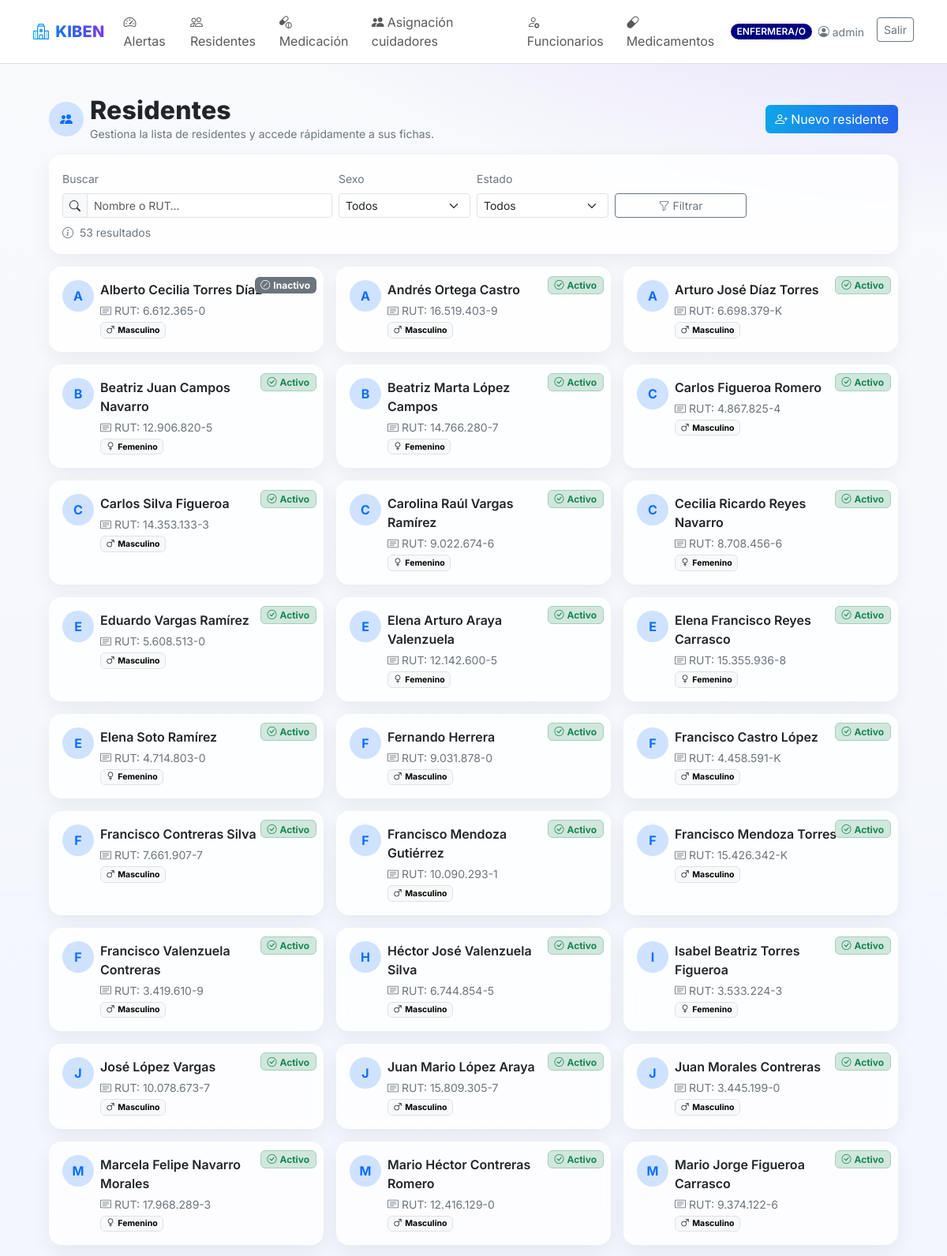
Screenshot of /residentes/ (signed in, upper part) with the database file from the repository.
### landing/models.py (models this page shows, shortened)
class Residente(models.Model):
    class Sexo(models.TextChoices):
        M = "M", "Masculino"
        F = "F", "Femenino"
        O = "O", "Otro/ND"
    nombre_completo = models.CharField(max_length=160)
    rut = models.CharField(max_length=20, unique=True)
    fecha_nacimiento = models.DateField(null=True, blank=True)
    sexo = models.CharField(max_length=1, choices=Sexo.choices, default=Sexo.O)
    alergias = models.TextField(blank=True)
    activo = models.BooleanField(default=True)

### landing/views.py (the view)
# urls.py: path('residentes/', views.residente_list, name='residente_list'),
@login_required
@doctor_tens_or_admin_required
def residente_list(request):
    q = (request.GET.get("q") or "").strip()
    sexo = (request.GET.get("sexo") or "").upper()     # "M", "F", "O" o ""
    estado = (request.GET.get("estado") or "").upper() # "", "A", "I"
    qs = Residente.objects.all()
    if q:
        qs = qs.filter(
            Q(nombre_completo__icontains=q) |
            Q(rut__icontains=q)
        )
    if sexo in ("M", "F", "O"):
        qs = qs.filter(sexo=sexo)
    if estado == "A":
        qs = qs.filter(activo=True)
    elif estado == "I":
        qs = qs.filter(activo=False)
    qs = qs.order_by("nombre_completo")
    return render(request, "residentes/residentes_list.html", {
        "residentes": qs,
        "q": q,
        "sexo": sexo,
        "estado": estado,      # 👈 IMPORTANTE para que el select quede marcado
        "total": qs.count(),
    })

### landing/roles.py (called while the page is built)
def _in_group(user, name):
    return user.is_authenticated and user.groups.filter(name=name).exists()

def is_admin(user): return _in_group(user, ADMIN_GROUP) or user.is_superuser

def is_doctor(user): return _in_group(user, DOCTOR_GROUP)  # << nuevo

def doctor_tens_or_admin_required(view):
    @wraps(view)
    def _wrapped(request, *args, **kwargs):
        u = request.user
        if is_admin(u) or is_doctor(u) or is_tens(u):
            return view(request, *args, **kwargs)
        return _deny(request)
    return _wrapped

### landing/templatetags/roles_tags.py (called while the page is built)
@register.filter(name="is_admin")
def is_admin_filter(user):
    return rolelib.is_admin(user)

@register.filter(name="is_doctor")
def is_doctor_filter(user):
    return rolelib.is_doctor(user)

### landing/templates/residentes/residentes_list.html (shortened to what this page needs)
{% extends 'base.html' %}
{% load roles_tags %}
{% block content %}
<div class="container py-4" style="max-width: 1100px;">
  <div class="d-flex flex-wrap align-items-center justify-content-between gap-2 mb-3">
    <div class="d-flex align-items-center gap-2">
      <div class="rounded-circle bg-primary-subtle d-flex align-items-center justify-content-center"
           style="width:44px;height:44px;">
        <i class="bi bi-people-fill text-primary"></i>
      </div>
      <div>
        <h2 class="page-title mb-0">Residentes</h2>
        <p class="small text-secondary mb-0">
          Gestiona la lista de residentes y accede rápidamente a sus fichas.
        </p>
      </div>
    </div>
    {% if user|is_admin %}
      <a class="btn btn-gradient d-flex align-items-center gap-1"
         href="{% url 'residente_create' %}">
        <i class="bi bi-person-plus"></i>
        <span>Nuevo residente</span>
      </a>
    {% endif %}
  </div>
  <div class="glass-card p-3 mb-3">
    <form method="get" class="row g-2 align-items-end">
      <div class="col-12 col-sm-6 col-md-5 col-lg-4">
        <label class="form-label small text-secondary">Buscar</label>
        <div class="input-group input-group-sm">
          <span class="input-group-text">
            <i class="bi bi-search"></i>
          </span>
          <input type="search"
                 name="q"
                 value="{{ q }}"
                 class="form-control"
                 placeholder="Nombre o RUT…">
        </div>
      </div>
      <div class="col-6 col-sm-3 col-md-3 col-lg-2">
        <label class="form-label small text-secondary">Sexo</label>
        <select name="sexo"
                class="form-select form-select-sm"
                onchange="this.form.submit()">
          <option value="" {% if not sexo %}selected{% endif %}>Todos</option>
        </select>
      </div>
      <div class="col-6 col-sm-3 col-md-3 col-lg-2">
        <label class="form-label small text-secondary">Estado</label>
        <select name="estado"
                class="form-select form-select-sm"
                onchange="this.form.submit()">
          <option value="" {% if not estado %}selected{% endif %}>Todos</option>
        </select>
      </div>
      <div class="col-6 col-sm-3 col-md-2 col-lg-2">
        <label class="form-label d-none d-sm-block">&nbsp;</label>
        <button class="btn btn-outline-secondary w-100 btn-sm">
          <i class="bi bi-funnel me-1"></i>Filtrar
        </button>
      </div>
    </form>
    {% if total is not None %}
      <div class="small text-secondary mt-2">
        <i class="bi bi-info-circle me-1"></i>
        {{ total }} resultado{{ total|pluralize }}
      </div>
    {% endif %}
  </div>
  {% if residentes %}
    <div class="row g-3">
      {% for r in residentes %}
        <div class="col-12 col-md-6 col-lg-4">
          <div class="glass-card p-3 h-100 position-relative">
            <div class="position-absolute top-0 end-0 m-2">
              {% if r.activo %}
                <span class="badge bg-success-subtle text-success border border-success-subtle small">
                  <i class="bi bi-check-circle me-1"></i>Activo
                </span>
              {% else %}
                <span class="badge bg-secondary small">
                  <i class="bi bi-slash-circle me-1"></i>Inactivo
                </span>
              {% endif %}
            </div>
            <div class="d-flex align-items-start gap-2 pe-5">
              <div class="rounded-circle bg-primary-subtle d-flex align-items-center justify-content-center flex-shrink-0"
                   style="width:40px;height:40px;">
                <span class="fw-bold text-primary">
                  {{ r.nombre_completo|default:"?"|slice:":1" }}
                </span>
              </div>
              <div class="flex-grow-1 me-2">
                <div class="fw-semibold text-wrap">
                  {{ r.nombre_completo }}
                </div>
                {% if r.rut %}
                  <div class="small text-secondary mt-1 text-truncate">
                    <i class="bi bi-card-text me-1"></i>RUT: {{ r.rut }}
                  </div>
                {% endif %}
                <div class="d-flex flex-wrap gap-1 mt-1 small">
                  {% if r.sexo %}
                    {% if r.sexo == 'F' %}
                      <span class="badge text-bg-light border">
                        <i class="bi bi-gender-female me-1"></i>{{ r.get_sexo_display }}
                      </span>
                    {% elif r.sexo == 'M' %}
                      <span class="badge text-bg-light border">
                        <i class="bi bi-gender-male me-1"></i>{{ r.get_sexo_display }}
                      </span>
                    {% else %}
                      <span class="badge text-bg-light border">
                        <i class="bi bi-gender-ambiguous me-1"></i>{{ r.get_sexo_display }}
                      </span>
                    {% endif %}
                  {% endif %}
                </div>
              </div>
            </div>
          </div>
        </div>
      {% endfor %}
    </div>
  {% endif %}
</div>
{% endblock %}

### landing/templates/base.html (shortened to what this page needs)
<!doctype html>
<html lang="es" data-bs-theme="light">
<head>
  {% load static roles_tags %}
  <link href="https://cdn.jsdelivr.net/npm/bootstrap@5.3.3/dist/css/bootstrap.min.css" rel="stylesheet">
  <link href="https://cdn.jsdelivr.net/npm/bootstrap-icons@1.11.3/font/bootstrap-icons.css" rel="stylesheet">
  <link href="{% static 'landing/sifa.css' %}" rel="stylesheet">
</head>
<body>
<nav class="navbar navbar-expand-lg bg-white border-bottom sticky-top">
  <div class="container">
    <a class="navbar-brand nav-brand"
       href="{% if user.is_authenticated and user|is_doctor %}{% url 'dashboard' %}{% else %}{% url 'home_public' %}{% endif %}">
      <i class="bi bi-hospital me-2"></i>KIBEN
    </a>
    <div id="topnav" class="collapse navbar-collapse">
      <ul class="navbar-nav me-auto mb-2 mb-lg-0">
        {% if user.is_authenticated %}
          {% if user|is_admin or user|is_cuidadora or user|is_tens or user|is_doctor %}
            <li class="nav-item">
              <a class="nav-link" href="{% url 'dashboard' %}">
                {% if user|is_doctor %}
                  <i class="bi bi-house-heart me-1"></i>Inicio
                {% else %}
                  <i class="bi bi-speedometer2 me-1"></i>Alertas
                {% endif %}
              </a>
            </li>
          {% endif %}
          {% if user|is_admin or user|is_tens or user|is_doctor %}
            <li class="nav-item">
              <a class="nav-link" href="{% url 'residente_list' %}">
                <i class="bi bi-people me-1"></i>Residentes
              </a>
            </li>
          {% endif %}
          {% if user|is_admin or user|is_cuidadora or user|is_tens %}
            <li class="nav-item">
              <a class="nav-link" href="{% url 'admin_list_hoy' %}">
                <i class="bi bi-capsule-pill me-1"></i>Medicación
              </a>
            </li>
          {% endif %}
          {% if user|is_admin or user|is_tens %}
            <li class="nav-item">
              <a class="nav-link" href="{% url 'asignaciones_hoy' %}">
                <i class="bi bi-people-fill me-1"></i>Asignación cuidadores
              </a>
            </li>
          {% endif %}
          {% if user|is_admin %}
            <li class="nav-item">
              <a class="nav-link" href="{% url 'user_list' %}">
                <i class="bi bi-person-gear me-1"></i>Funcionarios
              </a>
            </li>
          {% endif %}
          {% if user|is_admin %}
            <li class="nav-item">
              <a class="nav-link" href="{% url 'medicamentos_list' %}">
                <i class="bi bi-capsule"></i> Medicamentos
              </a>
            </li>
          {% endif %}
        {% else %}
          <li class="nav-item"><a class="nav-link" href="#como">Cómo funciona</a></li>
          <li class="nav-item"><a class="nav-link" href="#beneficios">Beneficios</a></li>
          <li class="nav-item"><a class="nav-link" href="#contacto">Contacto</a></li>
        {% endif %}
      </ul>
      <div class="d-flex gap-2">
        {% if user.is_authenticated %}
          <div class="d-flex align-items-center gap-2 me-2">
            {% if user|is_admin %}
              <span class="badge rounded-pill fw-semibold text-uppercase small"
                    style="background-color:#000080; color:#ffffff;">
                Enfermera/o
              </span>
            {% elif user|is_doctor %}
              <span class="badge rounded-pill fw-semibold text-uppercase small"
                    style="background-color:#ffffff; color:#000000; border:1px solid #000000;">
                Doctor/a
              </span>
            {% elif user|is_tens %}
              <span class="badge rounded-pill fw-semibold text-uppercase small"
                    style="background-color:#00B6FF; color:#ffffff;">
                TENS
              </span>
            {% elif user|is_cuidadora %}
              <span class="badge rounded-pill fw-semibold text-uppercase small"
                    style="background-color:#ff69b4; color:#ffffff;">
                Cuidador/a
              </span>
            {% endif %}
            <a href="{% url 'mi_perfil' %}"
               class="navbar-text small text-secondary d-flex align-items-center text-decoration-none link-underline-opacity-0 link-underline-opacity-75-hover">
              <i class="bi bi-person-circle me-1"></i>
              {{ user.get_full_name|default:user.username }}
            </a>
          </div>
          <form method="post" action="{% url 'logout' %}" class="d-inline">
            <button class="btn btn-outline-secondary btn-sm" type="submit">Salir</button>
          </form>
        {% else %}
          <a class="btn btn-gradient btn-sm px-3" href="{% url 'login' %}">Entrar</a>
        {% endif %}
      </div>
    </div>
  </div>
</nav>
{% block content %}{% endblock %}
</body>
</html>

### static/landing/sifa.css (style rules this page uses)
:root { --brand-1:#0ea5e9; --brand-2:#2563eb; --brand-3:#7c3aed; }
html,body { height:100%; }
body { font-family: Inter, system-ui, -apple-system, Segoe UI, Roboto, "Helvetica Neue", Arial, "Noto Sans", "Liberation Sans", sans-serif; background: radial-gradient(1200px 600px at 10% -20%, rgba(14,165,233,.25), rgba(14,165,233,0)), radial-gradient(1200px 600px at 110% -10%, rgba(124,58,237,.25), rgba(124,58,237,0)), linear-gradient(180deg, #f8fafc 0, #eef2ff 100%); background-attachment: fixed; }
.nav-brand { font-weight:800; letter-spacing:.2px; background: linear-gradient(90deg,var(--brand-1),var(--brand-2),var(--brand-3)); -webkit-background-clip:text; background-clip:text; color:transparent; }
.glass-card { background: rgba(255,255,255,.8); border: 1px solid rgba(255,255,255,.6); box-shadow: 0 8px 24px rgba(16,24,40,.06); backdrop-filter: blur(6px); border-radius: 16px; }
.page-title { font-weight:800; letter-spacing:.2px; }
.btn-gradient { background: linear-gradient(90deg,var(--brand-1),var(--brand-2)); color:#fff; border:0; }

### rows the page displays
Residente: activo False (drawn), nombre_completo "A", nombre_completo "Alberto Cecilia Torres Díaz", rut "6.612.365-0", sexo "Masculino"
Residente: activo True (drawn), nombre_completo "A", nombre_completo "Andrés Ortega Castro", rut "16.519.403-9", sexo "Masculino"
Residente: activo True (drawn), nombre_completo "A", nombre_completo "Arturo José Díaz Torres", rut "6.698.379-K", sexo "Masculino"
Residente: activo True (drawn), nombre_completo "B", nombre_completo "Beatriz Juan Campos Navarro", rut "12.906.820-5", sexo "Femenino"
Residente: activo True (drawn), nombre_completo "B", nombre_completo "Beatriz Marta López Campos", rut "14.766.280-7", sexo "Femenino"
Residente: activo True (drawn), nombre_completo "C", nombre_completo "Carlos Figueroa Romero", rut "4.867.825-4", sexo "Masculino"
Residente: activo True (drawn), nombre_completo "C", nombre_completo "Carlos Silva Figueroa", rut "14.353.133-3", sexo "Masculino"
Residente: activo True (drawn), nombre_completo "C", nombre_completo "Carolina Raúl Vargas Ramírez", rut "9.022.674-6", sexo "Femenino"
Residente: activo True (drawn), nombre_completo "C", nombre_completo "Cecilia Ricardo Reyes Navarro", rut "8.708.456-6", sexo "Femenino"
Residente: activo True (drawn), nombre_completo "E", nombre_completo "Eduardo Vargas Ramírez", rut "5.608.513-0", sexo "Masculino"
Residente: activo True (drawn), nombre_completo "E", nombre_completo "Elena Arturo Araya Valenzuela", rut "12.142.600-5", sexo "Femenino"
Residente: activo True (drawn), nombre_completo "E", nombre_completo "Elena Francisco Reyes Carrasco", rut "15.355.936-8", sexo "Femenino"
Residente: activo True (drawn), nombre_completo "E", nombre_completo "Elena Soto Ramírez", rut "4.714.803-0", sexo "Femenino"
Residente: activo True (drawn), nombre_completo "F", nombre_completo "Fernando Herrera", rut "9.031.878-0", sexo "Masculino"
Residente: activo True (drawn), nombre_completo "F", nombre_completo "Francisco Castro López", rut "4.458.591-K", sexo "Masculino"
Residente: activo True (drawn), nombre_completo "F", nombre_completo "Francisco Contreras Silva", rut "7.661.907-7", sexo "Masculino"
Residente: activo True (drawn), nombre_completo "F", nombre_completo "Francisco Mendoza Gutiérrez", rut "10.090.293-1", sexo "Masculino"
Residente: activo True (drawn), nombre_completo "F", nombre_completo "Francisco Mendoza Torres", rut "15.426.342-K", sexo "Masculino"
Residente: activo True (drawn), nombre_completo "F", nombre_completo "Francisco Valenzuela Contreras", rut "3.419.610-9", sexo "Masculino"
Residente: activo True (drawn), nombre_completo "H", nombre_completo "Héctor José Valenzuela Silva", rut "6.744.854-5", sexo "Masculino"
Residente: activo True (drawn), nombre_completo "I", nombre_completo "Isabel Beatriz Torres Figueroa", rut "3.533.224-3", sexo "Femenino"
Residente: activo True (drawn), nombre_completo "J", nombre_completo "José López Vargas", rut "10.078.673-7", sexo "Masculino"
Residente: activo True (drawn), nombre_completo "J", nombre_completo "Juan Mario López Araya", rut "15.809.305-7", sexo "Masculino"
Residente: activo True (drawn), nombre_completo "J", nombre_completo "Juan Morales Contreras", rut "3.445.199-0", sexo "Masculino"
Residente: activo True (drawn), nombre_completo "M", nombre_completo "Marcela Felipe Navarro Morales", rut "17.968.289-3", sexo "Femenino"
Residente: activo True (drawn), nombre_completo "M", nombre_completo "Mario Héctor Contreras Romero", rut "12.416.129-0", sexo "Masculino"
Residente: activo True (drawn), nombre_completo "M", nombre_completo "Mario Jorge Figueroa Carrasco", rut "9.374.122-6", sexo "Masculino"

### other values shown
{{ user.get_full_name|default:user.username }} "admin"
{{ total }} "53"
